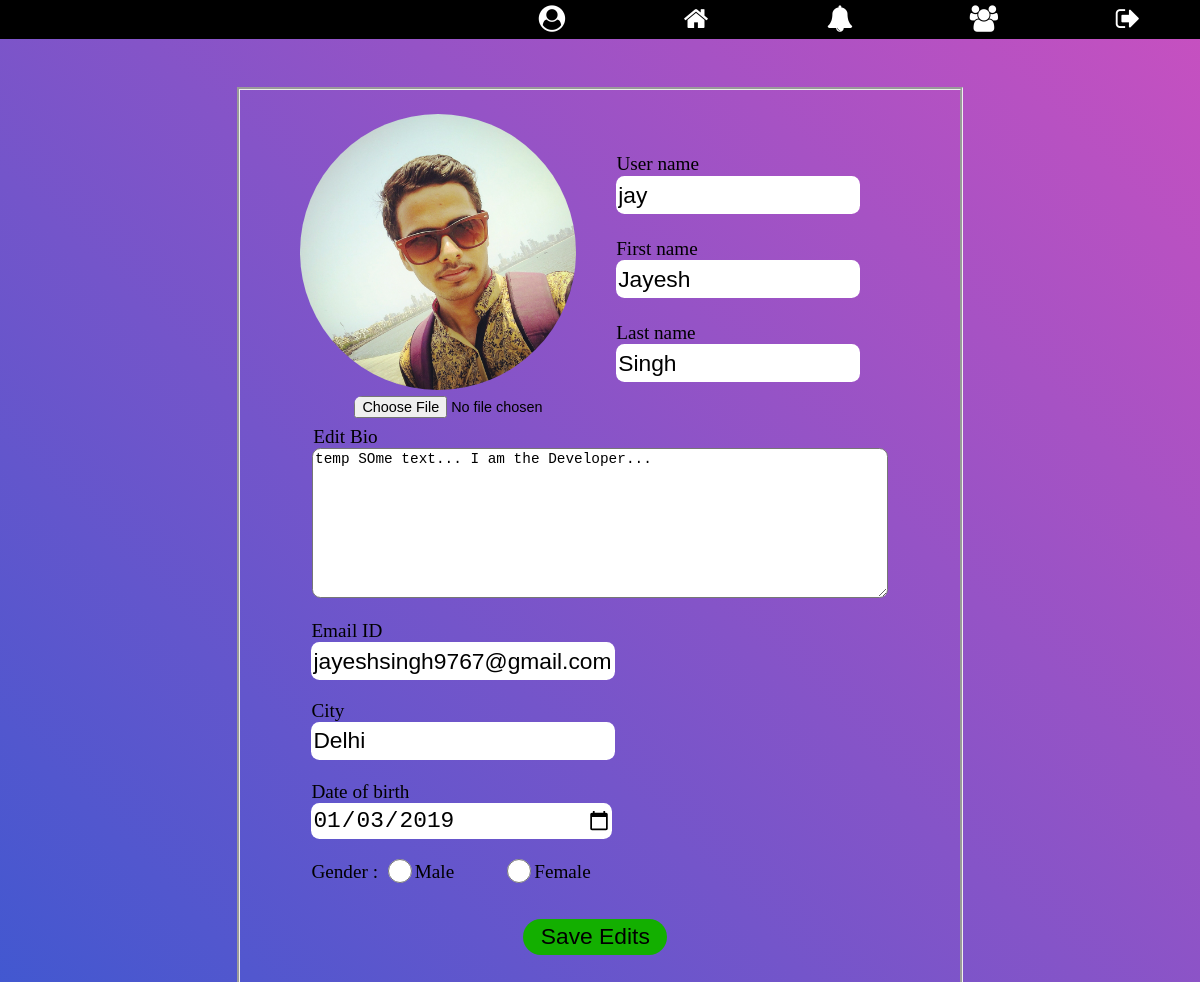
The page /profile/edit/ (signed in) on the database as committed earlier.
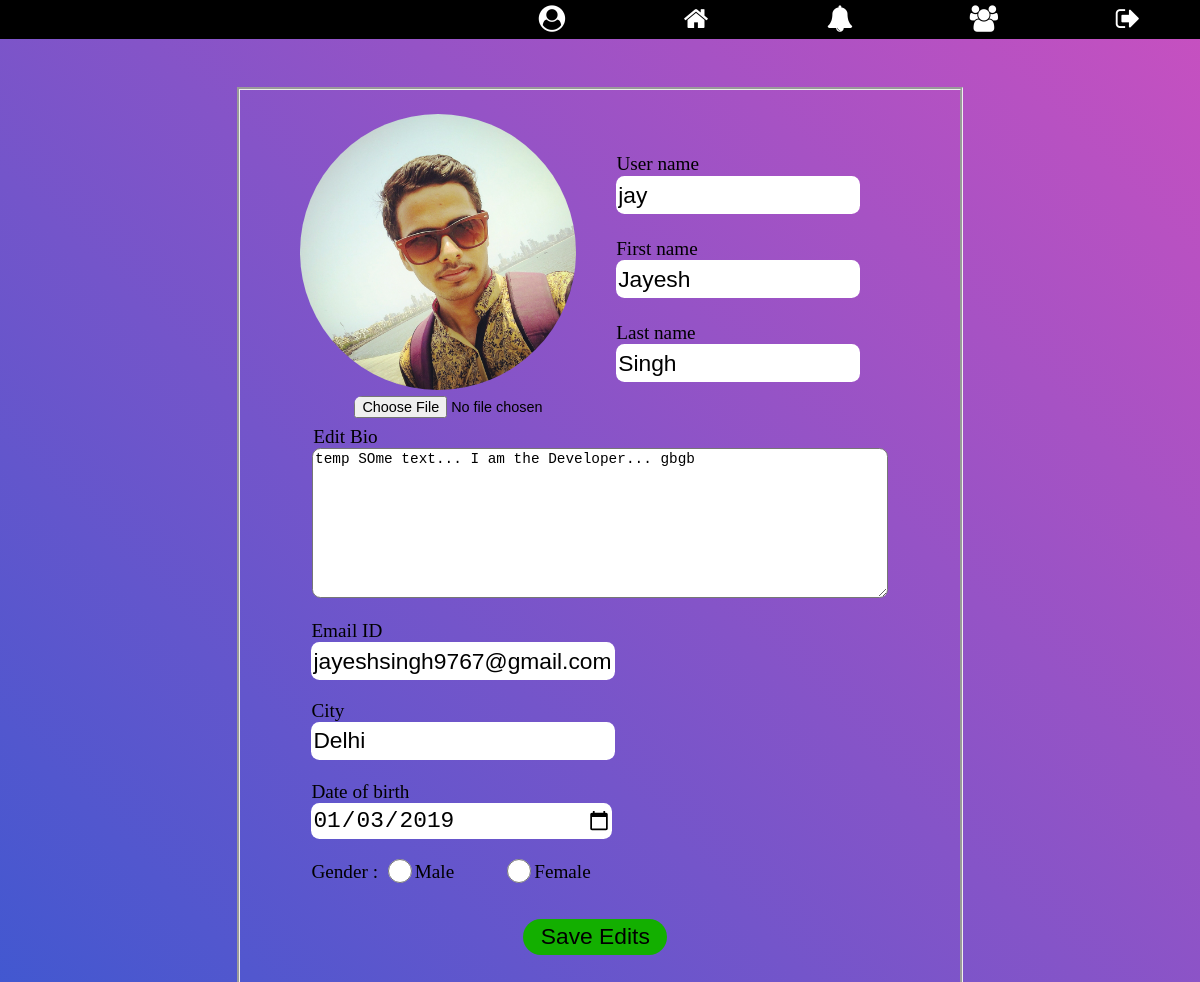
The same page on the database as committed later.
### signup/models.py (models this page shows, shortened)
class Profile(models.Model):
    user = models.OneToOneField(User, on_delete=models.CASCADE)
    gender = models.CharField(max_length=10, blank=True)
    city = models.CharField(max_length=30, blank=True)
    date_of_birth = models.DateField(null=True, blank=True)
    level = models.IntegerField(default=1)
    bio = models.TextField(max_length=410, default='Edit Bio')
    profile_pic = models.ImageField(
        blank=True,
        help_text="Select Your Profile Image",
    )
    date_of_joining = models.DateTimeField(editable=False,
                                           default=timezone.now)
    follows = models.ManyToManyField('Profile', null=True)

### signup/views.py (the view)
# urls.py: path('edit/', views.edit_profile, name='edit_profile'),
def edit_profile(request):
    user_profile = Profile.objects.get(user=request.user)
    context = {
        'user_profile': user_profile
    }
    return render(request, 'edit_profile.html', context)

### signup/templates/edit_profile.html (shortened to what this page needs)
{% extends 'base.html' %}
{% block content %}
  {% load static %}
  <link rel="stylesheet" href="{% static 'signup/edit_profile_style.css' %}">
  <form class="edit-profile-form" action="{% url 'edit_submit' %}" method="POST" enctype="multipart/form-data">
    {% if user_profile.profile_pic %}
      <img src="{{ user_profile.profile_pic.url }}" class="edit-profile-img" alt="Image not found">
    {% else %}
      <img src="{% static 'toob/images/default-profile.png' %}" class="edit-profile-img" alt="Image not found">
    {% endif %}
    <input type="file" name="profile_pic" class="change_user_img">
    <label for="username">User name</label><br>
    <input type="text" name="username" value="{{ user_profile.user.username }}"><br>
    <label for="firstname">First name</label><br>
    <input type="text" name="firstname" value="{{ user_profile.user.first_name }}"><br>
    <label for="lastname">Last name</label><br>
    <input type="text" name="lastname" value="{{ user_profile.user.last_name }}"><br>
    <label for="bio">Edit Bio</label><br>
    <center><textarea name="bio" cols="90" rows="10">{{ user_profile.bio }}</textarea></center><br>
    <label for="email-id">Email ID</label><br>
    <input type="email" name="email-id" value="{{ user_profile.user.email }}"><br>
    <label for="city">City</label><br>
    <input type="text" name="city" value="{{ user_profile.city }}"><br>
    <label for="dob">Date of birth</label><br>
    <input type="date" name="dob" value="{{ user_profile.date_of_birth|date:'Y' }}-{{ user_profile.date_of_birth|date:'m' }}-{{ user_profile.date_of_birth|date:'d' }}"><br>
    <label for="gender">Gender : </label>
    <input type="radio" name="gender" value="male" required><label for="gender">Male</label>&nbsp;&nbsp;&nbsp;&nbsp;&nbsp;
    &nbsp;&nbsp;&nbsp;&nbsp;&nbsp;&nbsp;<input type="radio" name="gender" value="female" required><label for="gender">Female</label>
    <input type="submit" name="submit" value="Save Edits">
  </form>
{% endblock %}

Rows that differ between the two databases and show on the page:
changed Profile "Delhi": bio "temp SOme text... I am the Developer..." → "temp SOme text... I am the Developer... gbgb"
